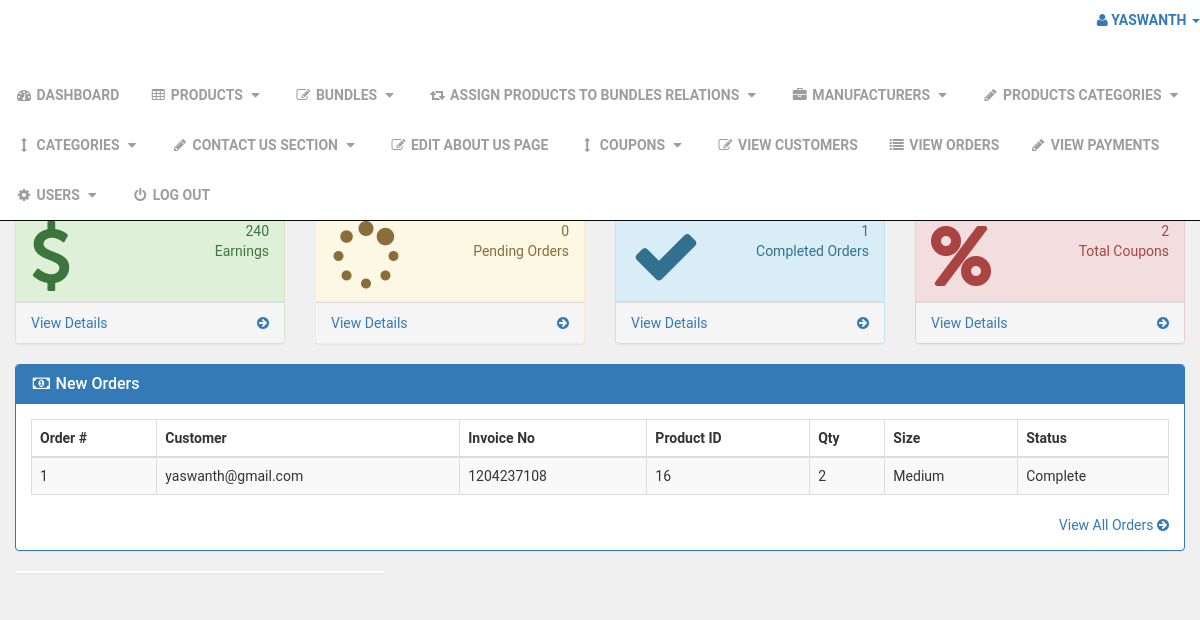
The page /admin_area/index.php?dashboard (signed in) on the database its author committed.
### tables this page shows
CREATE TABLE `pending_orders` (
  `order_id` int(10) NOT NULL,
  `customer_id` int(10) NOT NULL,
  `invoice_no` int(10) NOT NULL,
  `product_id` text NOT NULL,
  `qty` int(10) NOT NULL,
  `size` text NOT NULL,
  `order_status` text NOT NULL
);

CREATE TABLE `customers` (
  `customer_id` int(10) NOT NULL,
  `customer_name` varchar(255) NOT NULL,
  `customer_email` varchar(255) NOT NULL,
  `customer_pass` varchar(255) NOT NULL,
  `customer_country` text NOT NULL,
  `customer_city` text NOT NULL,
  `customer_contact` varchar(255) NOT NULL,
  `customer_address` text NOT NULL,
  `customer_image` text NOT NULL,
  `customer_ip` varchar(255) NOT NULL,
  `customer_confirm_code` text NOT NULL
);

### admin_area/dashboard.php (the view, shortened to what this page needs)
<?php
if(!isset($_SESSION['admin_email'])){
echo "<script>window.open('login.php','_self')</script>";
}
else {
?>
<div class="row">
<div class="col-lg-12">
<ol class="breadcrumb">
<li class="active">
</li>
</ol>
</div>
</div>
<div class="row">
<div class="col-lg-3 col-md-6">
<div class="panel panel-primary">
<div class="panel-heading">
<div class="row">
<div class="col-xs-3">
</div>
<div class="col-xs-9 text-right">
<div class="huge"> <?php echo $count_products; ?> </div>
<div>Products</div>
</div>
</div>
</div>
<a href="index.php?view_products">
<div class="panel-footer">
<span class="pull-left"> View Details </span>
<span class="pull-right"> <i class="fa fa-arrow-circle-right"></i> </span>
</div>
</a>
</div>
</div>
<div class="col-lg-3 col-md-6">
<div class="panel panel-green">
<div class="panel-heading">
<div class="row">
<div class="col-xs-3">
</div>
<div class="col-xs-9 text-right">
<div class="huge"> <?php echo $count_customers; ?> </div>
<div>Customers</div>
</div>
</div>
</div>
<a href="index.php?view_customers">
<div class="panel-footer">
<span class="pull-left"> View Details </span>
<span class="pull-right"> <i class="fa fa-arrow-circle-right"></i> </span>
</div>
</a>
</div>
</div>
<div class="col-lg-3 col-md-6">
<div class="panel panel-yellow">
<div class="panel-heading">
<div class="row">
<div class="col-xs-3">
</div>
<div class="col-xs-9 text-right">
<div class="huge"> <?php echo $count_p_categories; ?> </div>
<div>Products Categories</div>
</div>
</div>
</div>
<a href="index.php?view_p_cats">
<div class="panel-footer">
<span class="pull-left"> View Details </span>
<span class="pull-right"> <i class="fa fa-arrow-circle-right"></i> </span>
</div>
</a>
</div>
</div>
<div class="col-lg-3 col-md-6">
<div class="panel panel-red">
<div class="panel-heading">
<div class="row">
<div class="col-xs-3">
</div>
<div class="col-xs-9 text-right">
<div class="huge"> <?php echo $count_total_orders; ?> </div>
<div>Orders</div>
</div>
</div>
</div>
<a href="index.php?view_orders">
<div class="panel-footer">
<span class="pull-left"> View Details </span>
<span class="pull-right"> <i class="fa fa-arrow-circle-right"></i> </span>
</div>
</a>
</div>
</div>
</div>
<div class="row">
    <div class="col-lg-3 col-md-6">
        <div class="panel panel-success">
        <div class="panel-heading">
        <div class="row">
        <div class="col-xs-3">
        <i class="fa fa-dollar fa-5x"> </i>
        </div>
        <div class="col-xs-9 text-right">
        <div class="huge"> <?php echo $count_total_earnings ?> </div>
        <div>Earnings</div>
        </div>
        </div>
        </div>
        <a href="index.php?view_orders">
        <div class="panel-footer">
        <span class="pull-left"> View Details </span>
        <span class="pull-right"> <i class="fa fa-arrow-circle-right"></i> </span>
        <div class="clearfix"></div>
        </div>
        </a>
        </div>
        </div>
        <div class="col-lg-3 col-md-6">
            <div class="panel panel-warning">
            <div class="panel-heading">
            <div class="row">
            <div class="col-xs-3">
            <i class="fa fa-spinner fa-5x"> </i>
            </div>
            <div class="col-xs-9 text-right">
            <div class="huge"> <?php echo $count_pending_orders ?> </div>
            <div>Pending Orders</div>
            </div>
            </div>
            </div>
            <a href="index.php?view_orders">
            <div class="panel-footer">
            <span class="pull-left"> View Details </span>
            <span class="pull-right"> <i class="fa fa-arrow-circle-right"></i> </span>
            <div class="clearfix"></div>
            </div>
            </a>
            </div>
            </div>
            <div class="col-lg-3 col-md-6">
                <div class="panel panel-info">
                <div class="panel-heading">
                <div class="row">
                <div class="col-xs-3">
                <i class="fa fa-check fa-5x"> </i>
                </div>
                <div class="col-xs-9 text-right">
                <div class="huge"> <?php echo $count_completed_orders ?> </div>
                <div>Completed Orders</div>
                </div>
                </div>
                </div>
                <a href="index.php?view_orders">
                <div class="panel-footer">
                <span class="pull-left"> View Details </span>
                <span class="pull-right"> <i class="fa fa-arrow-circle-right"></i> </span>
                <div class="clearfix"></div>
                </div>
                </a>
                </div>
                </div>
                <div class="col-lg-3 col-md-6">
                    <div class="panel panel-danger">
                    <div class="panel-heading">
                    <div class="row">
                    <div class="col-xs-3">
                    <i class="fa fa-percent fa-5x"> </i>
                    </div>
                    <div class="col-xs-9 text-right">
                    <div class="huge"> <?php echo $count_coupons; ?> </div>
                    <div>Total Coupons</div>
                    </div>
                    </div>
                    </div>
                    <a href="index.php?view_orders">
                    <div class="panel-footer">
                    <span class="pull-left"> View Details </span>
                    <span class="pull-right"> <i class="fa fa-arrow-circle-right"></i> </span>
                    <div class="clearfix"></div>
                    </div>
                    </a>
                    </div>
                    </div>
</div>
<div class="row" >
<div class="col-lg-12" >
<div class="panel panel-primary" >
<div class="panel-heading" >
<h3 class="panel-title" >
<i class="fa fa-money fa-fw" ></i> New Orders
</h3>
</div>
<div class="panel-body" >
<div class="table-responsive" >
<table class="table table-bordered table-hover table-striped" >
<thead>
<tr>
<th>Order #</th>
<th>Customer</th>
<th>Invoice No</th>
<th>Product ID</th>
<th>Qty</th>
<th>Size</th>
<th>Status</th>
</tr>
</thead>
<tbody>
<?php
$i = 0;
$get_order = "select * from pending_orders order by 1 DESC LIMIT 0,5";
$run_order = mysqli_query($con,$get_order);
while($row_order=mysqli_fetch_array($run_order)){
$c_id = $row_order['customer_id'];
$invoice_no = $row_order['invoice_no'];
$product_id = $row_order['product_id'];
$qty = $row_order['qty'];
$size = $row_order['size'];
$order_status = $row_order['order_status'];
$i++;
?>
<tr>
<td><?php echo $i; ?></td>
<td>
<?php
$get_customer = "select * from customers where customer_id='$c_id'";
$run_customer = mysqli_query($con,$get_customer);
$row_customer = mysqli_fetch_array($run_customer);
$customer_email = $row_customer['customer_email'];
echo $customer_email;
?>
</td>
<td><?php echo $invoice_no; ?></td>
<td><?php echo $product_id; ?></td>
<td><?php echo $qty; ?></td>
<td><?php echo $size; ?></td>
<td>
<?php
if($order_status=='pending'){
echo $order_status='pending';
}
else {
echo $order_status='Complete';
}
?>
</td>
</tr>
<?php } ?>
</tbody>
</table>
</div>
<div class="text-right" >
<a href="index.php?view_orders" >
View All Orders <i class="fa fa-arrow-circle-right" ></i>
</a>
</div>
</div>
</div>
</div>
<div class="col-md-4">
<div class="panel">
</div>
</div>
</div>
<?php } ?>

### admin_area/includes/sidebar.php (shortened to what this page needs)
<?php
if(!isset($_SESSION['admin_email'])){
echo "<script>window.open('login.php','_self')</script>";
}
else {
?>
<nav class="navbar navbar-inverse navbar-fixed-top" >
<div class="navbar-header" >
<a class="navbar-brand" href="index.php?dashboard" >Admin Panel</a>
</div>
<ul class="nav navbar-right top-nav" >
<li class="dropdown" >
<a href="#" class="dropdown-toggle" data-toggle="dropdown" >
<i class="fa fa-user" ></i>
<?php echo $admin_name; ?> <b class="caret" ></b>
</a>
</li>
</ul>
<div class="collapse navbar-collapse navbar-ex1-collapse">
<ul class="nav navbar-nav side-nav">
<li>
<a href="index.php?dashboard">
<i class="fa fa-fw fa-dashboard"></i> Dashboard
</a>
</li>
<li>
<a href="#" data-toggle="collapse" data-target="#products">
<i class="fa fa-fw fa-table"></i> Products
<i class="fa fa-fw fa-caret-down"></i>
</a>
</li>
<li>
<a href="#" data-toggle="collapse" data-target="#bundles">
<i class="fa fa-fw fa-edit"></i> Bundles
<i class="fa fa-fw fa-caret-down"></i>
</a>
</li>
<li>
<a href="#" data-toggle="collapse" data-target="#relations">
<i class="fa fa-fw fa-retweet"></i> Assign Products To Bundles Relations
<i class="fa fa-fw fa-caret-down"></i>
</a>
</li>
<li>
<a href="#" data-toggle="collapse" data-target="#manufacturers">
<i class="fa fa-fw fa-briefcase"></i> Manufacturers
<i class="fa fa-fw fa-caret-down"></i>
</a>
</li>
<li>
<a href="#" data-toggle="collapse" data-target="#p_cat">
<i class="fa fa-fw fa-pencil"></i> Products Categories
<i class="fa fa-fw fa-caret-down"></i>
</a>
</li>
<li>
<a href="#" data-toggle="collapse" data-target="#cat">
<i class="fa fa-fw fa-arrows-v"></i> Categories
<i class="fa fa-fw fa-caret-down"></i>
</a>
</li>
<li>
<a href="#" data-toggle="collapse" data-target="#contact_us">
<i class="fa fa-fw fa-pencil"> </i> Contact Us Section
<i class="fa fa-fw fa-caret-down"></i>
</a>
</li>
<li>
<a href="index.php?edit_about_us">
<i class="fa fa-fw fa-edit"></i> Edit About Us Page
</a>
</li>
<li>
<a href="#" data-toggle="collapse" data-target="#coupons">
<i class="fa fa-fw fa-arrows-v"></i> Coupons
<i class="fa fa-fw fa-caret-down"></i>
</a>
</li>
<li>
<a href="index.php?view_customers">
<i class="fa fa-fw fa-edit"></i> View Customers
</a>
</li>
<li>
<a href="index.php?view_orders">
<i class="fa fa-fw fa-list"></i> View Orders
</a>
</li>
<li>
<a href="index.php?view_payments">
<i class="fa fa-fw fa-pencil"></i> View Payments
</a>
</li>
<li>
<a href="#" data-toggle="collapse" data-target="#users">
<i class="fa fa-fw fa-gear"></i> Users
<i class="fa fa-fw fa-caret-down"></i>
</a>
</li>
<li>
<a href="logout.php">
<i class="fa fa-fw fa-power-off"></i> Log Out
</a>
</li>
</ul>
</div>
</nav>
<?php } ?>

### styles/style.css (style rules this page uses)
body { font-family: "Roboto", Helvetica, Arial, sans-serif; font-size: 14px; line-height: 1.42857143; color: #333333; background-color: #f0f0f0; overflow-x: hidden; }
.navbar { background:white; }
.navbar-brand { float:left; padding: 10px 15px; font-size:18px; line-height:20px; height:70px; }
.navbar ul.nav > li > a { text-transform:uppercase; font-weight:bold; font-size:14px; }
.breadcrumb { padding: 8px 15px; margin-bottom:20px; background-color: #ffffff; border-radius: 0; box-shadow: 0 1px 5px rgba(0, 0, 0, 0.5); }

### rows shown on the page
pending_orders: customer.customer_email "yaswanth@gmail.com", invoice_no "1204237108", product "16", qty "2", size "Medium"

### other values the page prints
$admin_name "YASWANTH"
$count_total_earnings "240"
$count_pending_orders "0"
$count_completed_orders "1"
$count_coupons "2"
